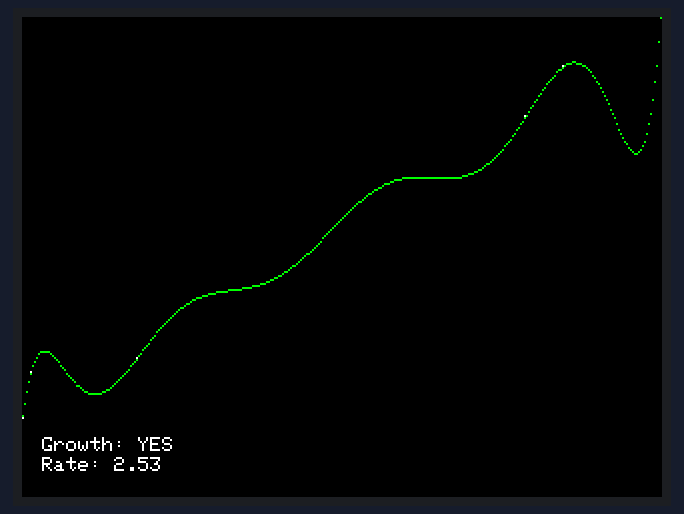
The sketch below on a simulated ESP32. On the bench: 320×240 colour display. Random numbers use the default seed unless the sketch sets one; what the sketch prints to the serial monitor is not drawn.

Above: at 2.24 s.
At 5.06 s:
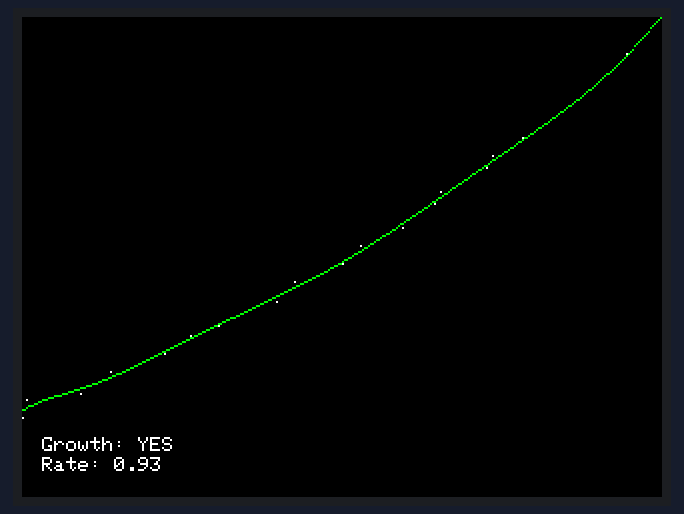
At 7.88 s:
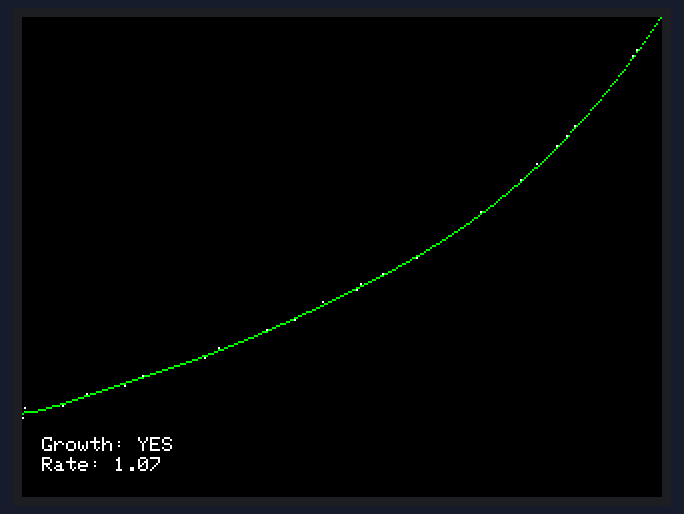
At 13.53 s:
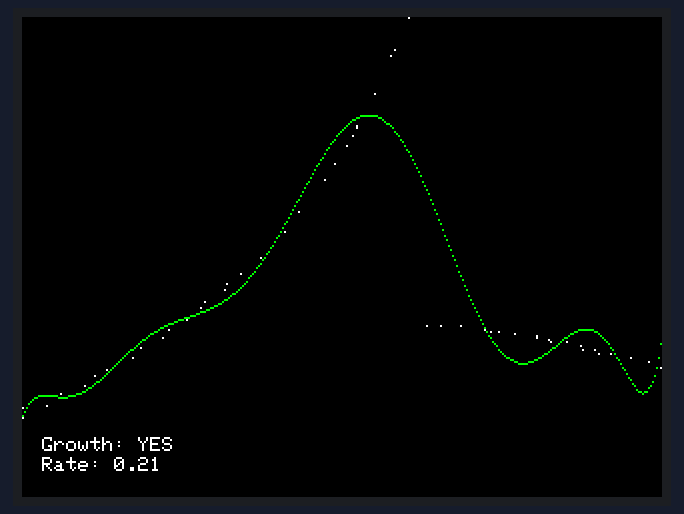
At 23.65 s:
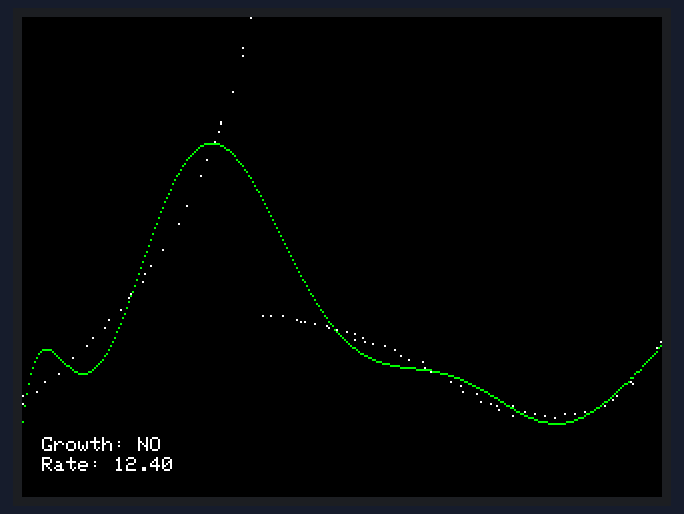
At 33.76 s:
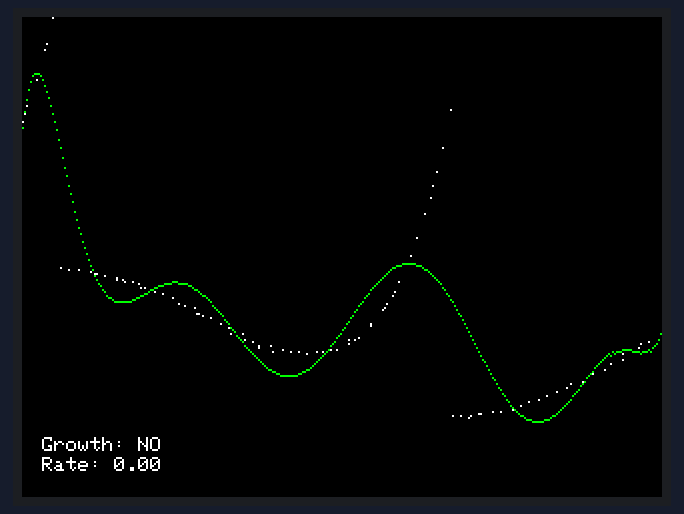

The sketch:

color_simple.ino
```cpp
#include <Arduino.h>
#include <Adafruit_GFX.h>
#include <Adafruit_SSD1306.h>

#include <TFT_eSPI.h>

#include <vector>
#include <numeric>
#include <cmath>

#define OLED_SCREEN_WIDTH 128
#define OLED_SCREEN_HEIGHT 64
//#define OLED_RESET -1
#define OLED_SCREEN_ADDRESS 0x3C

  constexpr uint8_t OLED_DC = 16 ;
//#define OLED_DC     16
  constexpr uint8_t OLED_CS = 5 ;
//#define OLED_CS     5
  constexpr uint8_t OLED_RESET = 17;
//#define OLED_RESET  17
  constexpr uint32_t OLED_BITRATE = 80000000 ;

#define TFT_SCREEN_WIDTH 320
#define TFT_SCREEN_HEIGHT 240

#define MAX_DATASET_WINDOW 100
#define GROWTH_EST_BACKWARD_TIME_WINDOW 5.0 // seconds
#define GROWTH_EST_FORWARD_TIME_WINDOW  2.0 // seconds


class AdvancedPolynomialFitter {
public:
    // Optimization methods enum
    enum OptimizationMethod {
        GRADIENT_DESCENT,
        LEVENBERG_MARQUARDT,
        NELDER_MEAD,
    };

    // calculate using Welford's method
    double calculateMSE(const std::vector<float>& coeffs,
                   const std::vector<float>& x,
                   const std::vector<float>& y) {
    double meanSquaredError = 0.0;
    double mean = 0.0;
    double M2 = 0.0;

    for (size_t i = 0; i < x.size(); ++i) {
        float prediction = 0.0;
        for (size_t j = 0; j < coeffs.size(); ++j) {
            prediction += coeffs[j] * pow(x[i], j);
        }
        float error = prediction - y[i];
        double squaredError = error * error;
        double delta = squaredError - mean;
        mean += delta / (i + 1);
        M2 += delta * (squaredError - mean);
    }

    meanSquaredError = mean;
    //Serial.println(meanSquaredError);
    return meanSquaredError;
}


    // Fit a polynomial to the data using the normal equation
    std::vector<float> fitPolynomial(const std::vector<float>& x, const std::vector<float>& y, int degree,
    OptimizationMethod method = GRADIENT_DESCENT) {
        if (x.size() != y.size() || x.empty() || degree < 1) {
            return {};  // Invalid input
        }

       // Normalize x and y
        std::vector<float> x_norm = x;
        double x_min = *std::min_element(x.begin(), x.end());
        Serial.print("xmin:");
        Serial.print(x_min);
        double x_max = *std::max_element(x.begin(), x.end());
        Serial.print(" xmax:");
        Serial.println(x_max);

       // double y_max = *std::max_element(y.begin(), y.end());
        std::transform(x.begin(), x.end(), x_norm.begin(), [x_min](double val) { return val - x_min; });
        //std::transform(y.begin(), y.end(), y_norm.begin(), [y_max](double val) { return val / y_max; });
        Serial.println(x_norm[0]);
        Serial.println(x_norm[x_norm.size()-1]);

        size_t n = x_norm.size();
        size_t m = degree + 1;

        // Construct the Vandermonde matrix
        std::vector<std::vector<double>> A(n, std::vector<double>(m, 0.0));
        for (size_t i = 0; i < n; ++i) {
            double xi = 1.0;
            for (size_t j = 0; j < m; ++j) {
                A[i][j] = xi;
                xi *= x_norm[i];
            }
        }

        // Construct the normal equation: (A^T * A) * coeffs = A^T * y
        std::vector<std::vector<double>> ATA(m, std::vector<double>(m, 0.0));
        std::vector<double> ATy(m, 0.0);

        for (size_t i = 0; i < n; ++i) {
            for (size_t j = 0; j < m; ++j) {
                ATy[j] += A[i][j] * y[i];
                for (size_t k = 0; k < m; ++k) {
                    ATA[j][k] += A[i][j] * A[i][k];
                }
            }
        }

        // Solve the normal equation using Gaussian elimination
        std::vector<double> coeffs = solveLinearSystem(ATA, ATy);

        // Convert coefficients to float
        std::vector<float> result(coeffs.begin(), coeffs.end());
        return result;
    }

private:
    // Solve a linear system using Gaussian elimination
    std::vector<double> solveLinearSystem(std::vector<std::vector<double>>& A, std::vector<double>& b) {
        size_t n = A.size();

        // Forward elimination
        for (size_t k = 0; k < n; ++k) {
            // Pivot for numerical stability
            for (size_t i = k + 1; i < n; ++i) {
                if (fabs(A[i][k]) > fabs(A[k][k])) {
                    std::swap(A[k], A[i]);
                    std::swap(b[k], b[i]);
                }
            }

            for (size_t i = k + 1; i < n; ++i) {
                double factor = A[i][k] / A[k][k];
                for (size_t j = k; j < n; ++j) {
                    A[i][j] -= factor * A[k][j];
                }
                b[i] -= factor * b[k];
            }
        }

        // Back substitution
        std::vector<double> x(n, 0.0);
        for (int i = n - 1; i >= 0; --i) {
            x[i] = b[i];
            for (size_t j = i + 1; j < n; ++j) {
                x[i] -= A[i][j] * x[j];
            }
            x[i] /= A[i][i];
        }

        return x;
    }
};
//------------------- graphics

class AdvancedTFTVisualizer {
//  #include <TFT_eSPI.h>
private:
    TFT_eSPI display;

    float mapFloat(float x, float in_min, float in_max, float out_min, float out_max) {
        return (x - in_min) * (out_max - out_min) / (in_max - in_min) + out_min;
    }

public:
    AdvancedTFTVisualizer() : display(TFT_eSPI()) {}

    void begin() {
        display.init();
        display.setRotation(1);  // Landscape mode
        display.fillScreen(TFT_BLACK);
    }

    void visualizeGrowthAnalysis(const std::vector<float>& xData,
                                 const std::vector<float>& yData,
                                 const std::vector<float>& coeffs,
                                 bool growthDetected,
                                 float growthRate) {
        display.fillScreen(TFT_BLACK);

        float xMin = *std::min_element(xData.begin(), xData.end());
        float xMax = *std::max_element(xData.begin(), xData.end());
        float yMin = *std::min_element(yData.begin(), yData.end());
        float yMax = *std::max_element(yData.begin(), yData.end());

        for (size_t i = 0; i < xData.size(); ++i) {
            int x = mapFloat(xData[i], xMin, xMax, 0, TFT_SCREEN_WIDTH - 1);
            int y = mapFloat(yData[i], yMin, yMax, TFT_SCREEN_HEIGHT - 40, 0);
            display.drawPixel(x, y, TFT_WHITE);
        }

        for (int x = 0; x < TFT_SCREEN_WIDTH; ++x) {
            float dataX = mapFloat(x, 0, TFT_SCREEN_WIDTH - 1, xMin, xMax);

            float yFitted = 0.0;
            for (size_t j = 0; j < coeffs.size(); ++j) {
                yFitted += coeffs[j] * pow(dataX - xMin, j);
            }

            int y = mapFloat(yFitted, yMin, yMax, TFT_SCREEN_HEIGHT - 40, 0);
            display.drawPixel(x, y, TFT_GREEN);
        }

        display.setCursor(10, TFT_SCREEN_HEIGHT - 30);
        display.setTextColor(TFT_WHITE);
        display.printf("Growth: %s", growthDetected ? "YES" : "NO");
        display.setCursor(10, TFT_SCREEN_HEIGHT - 20);
        display.printf("Rate: %.2f", growthRate);
        //display.display();
    }
};


//----OLED

class AdvancedOLEDVisualizer {
private:
    Adafruit_SSD1306 display;

    // Improved mapping with float precision
    float mapFloat(float x, float in_min, float in_max, float out_min, float out_max) {
        return (x - in_min) * (out_max - out_min) / (in_max - in_min) + out_min;
    }

    // Compute polynomial derivative
    std::vector<float> computeDerivative(const std::vector<float>& coeffs) {
        std::vector<float> derivative(coeffs.size() - 1, 0.0);
        for (size_t i = 1; i < coeffs.size(); ++i) {
            derivative.push_back(i * coeffs[i]);
        }
        return derivative;
    }

public:
//    AdvancedOLEDVisualizer() : display(SCREEN_WIDTH, SCREEN_HEIGHT, &Wire, OLED_RESET) {}
      AdvancedOLEDVisualizer() : display(OLED_SCREEN_WIDTH, OLED_SCREEN_HEIGHT, &SPI, OLED_DC, OLED_RESET, OLED_CS, OLED_BITRATE) {}

    void begin() {
        Wire.begin();
        if(!display.begin(SSD1306_SWITCHCAPVCC, OLED_SCREEN_ADDRESS)) {
            Serial.println(F("SSD1306 allocation failed"));
            for(;;);
        }
        display.clearDisplay();
        display.setTextSize(1);
        display.setTextColor(SSD1306_WHITE);
    }


    void visualizeGrowthAnalysis(
        const std::vector<float>& xData,
        const std::vector<float>& yData,
        const std::vector<float>& coeffs,
        bool growthDetected,
        float growthRate
    ) {
        display.clearDisplay();

        // Find data ranges
        float xMin = *std::min_element(xData.begin(), xData.end());
        float xMax = *std::max_element(xData.begin(), xData.end());
        float yMin = *std::min_element(yData.begin(), yData.end());
        float yMax = *std::max_element(yData.begin(), yData.end());

        // Compute derivative
        //std::vector<float> derivative = computeDerivative(coeffs);

        // Split screen into three regions
        int dataPlotHeight = 40;  // Main data plot
        int bottomInfoHeight = 24;  // Bottom info area

        // Plot original data points
        for (size_t i = 0; i < xData.size(); ++i) {
            int x = mapFloat(xData[i], xMin, xMax, 0, OLED_SCREEN_WIDTH-1);
            int y = mapFloat(yData[i], yMin, yMax, dataPlotHeight-1, 0);
            display.drawPixel(x, y, SSD1306_WHITE);
        }

        // Plot fitted polynomial curve
        for (int x = 0; x < OLED_SCREEN_WIDTH; ++x) {
            float dataX = mapFloat(x, 0, OLED_SCREEN_WIDTH-1, xMin, xMax);

            // Evaluate polynomial
            float yFitted = 0.0;
            for (size_t j = 0; j < coeffs.size(); ++j) {
                yFitted += coeffs[j] * pow(dataX-xMin, j);
            }

            // Map fitted y to screen
            int y = mapFloat(yFitted, yMin, yMax, dataPlotHeight-1, 0);
            display.drawPixel(x, y, SSD1306_WHITE);
        }

        // Bottom info area
        //display.drawFastHLine(0, dataPlotHeight, SCREEN_WIDTH, SSD1306_WHITE);

        // Compact info display
        display.setCursor(0, dataPlotHeight + 2);
        display.print(growthDetected ? "GROWTH:" : "NO GROWTH");
        display.print(" R:");
        display.print(growthRate, 2);

        // Degree and visualization indicator
        display.setCursor(0, dataPlotHeight + 12);
        display.print("Deg:");
        display.print(coeffs.size()-1);
        display.print(" Pts:");
        display.print(xData.size());
        display.display();
    }

    void displayErrorState(const String& errorMsg) {
        display.clearDisplay();
        display.setCursor(0,0);
        display.println("ERROR:");
        display.println(errorMsg);
        display.display();
    }
};

// Example usage in ESP32 context
class ExponentialGrowthDetector {
private:
    AdvancedPolynomialFitter polynomialFitter;
    std::vector<float> timestamps;
    std::vector<float> values;
//    AdvancedOLEDVisualizer oledViz;
    AdvancedTFTVisualizer  tftViz;   // so two can be used at the same time

public:
    void begin() {
//        oledViz.begin();
        tftViz.begin();

    }

    void addDataPoint(float timestamp, float value) {
        timestamps.push_back(timestamp);
        values.push_back(value);

        // Limit dataset size
        if (timestamps.size() > MAX_DATASET_WINDOW) {
            timestamps.erase(timestamps.begin());
            values.erase(values.begin());
        }
    }


float computeGrowthRate(const std::vector<float>& coeffs,
                        const std::vector<float>& xData,
                        float backwardTimeWindow,
                        float forwardTimeWindow) {
    if (xData.size() < 2 || coeffs.empty()) return 0.0;

    // Determine the time range for the backward window
    float latestTime = xData.back();
    float startTime = latestTime - backwardTimeWindow;

    // Find indices within the backward window
    auto startIt = std::lower_bound(xData.begin(), xData.end(), startTime);
    size_t startIndex = std::distance(xData.begin(), startIt);

    if (startIndex >= xData.size() - 1) return 0.0;

    // Calculate average growth rate over the backward time window
    float firstValue = 0.0, lastValue = 0.0;
    for (size_t j = 0; j < coeffs.size(); ++j) {
        firstValue += coeffs[j] * pow(xData[startIndex], j);
        lastValue += coeffs[j] * pow(xData.back(), j);
    }

    if (firstValue <= 0) return 0.0;  // Avoid division by zero or invalid growth rate

    float growthRate = (lastValue - firstValue) / firstValue;

    // Predict future value for the forward time window
    float futureTime = latestTime + forwardTimeWindow;
    float predictedValue = 0.0;
    for (size_t j = 0; j < coeffs.size(); ++j) {
        predictedValue += coeffs[j] * pow(futureTime, j);
    }

    Serial.print("Growth Rate: ");
    Serial.println(growthRate, 4);
    Serial.print("Predicted Value (");
    Serial.print(forwardTimeWindow);
    Serial.print(" units forward): ");
    Serial.println(predictedValue, 4);

    return growthRate;
}

    bool detectExponentialGrowth() {
        if (timestamps.size() < 10) return false;

        // Try different polynomial degrees and optimization methods
//        std::vector<int> degrees = {3, 4, 5, 6, 7};
        //std::vector<uint8_t> degrees = {1,2,3,4,5,6,7};
        std::vector<uint8_t> degrees = {9};

        float bestGrowthRate = 0.0;
        bool growthDetected = false;
        std::vector<float> newCoeffs;
        std::vector<float> lastCoeffs;
        std::vector<float> bestCoeffs;

        std::vector<AdvancedPolynomialFitter::OptimizationMethod> methods = {
            AdvancedPolynomialFitter::GRADIENT_DESCENT,
            //AdvancedPolynomialFitter::LEVENBERG_MARQUARDT,
            //AdvancedPolynomialFitter::NELDER_MEAD,
        };

       // Normalize timestamps
        std::vector<float> timestamps_norm = timestamps;
        double timestamps_min = *std::min_element(timestamps.begin(), timestamps.end());
   //     Serial.print("timestamps:");
   //     Serial.print(timestamps_min);
        double timestamps_max = *std::max_element(timestamps.begin(), timestamps.end());
   //     Serial.print(" timestamps:");
   //     Serial.println(timestamps_max);

       // double y_max = *std::max_element(y.begin(), y.end());
        std::transform(timestamps.begin(), timestamps.end(), timestamps_norm.begin(), [timestamps_min](double val) { return val - timestamps_min; });
        //std::transform(y.begin(), y.end(), y_norm.begin(), [y_max](double val) { return val / y_max; });
//        Serial.println(timestamps_norm[0]);
//        Serial.println(timestamps_norm[timestamps_norm.size()-1]);

        for (uint8_t degree : degrees) {
            for (auto method : methods) {
//                std::vector<float> coeffs = polynomialFitter.fitPolynomial(
                  newCoeffs = polynomialFitter.fitPolynomial(
                    timestamps, values, degree, method
                );
                bestCoeffs = newCoeffs; // ensure there is some fit in coeffs sent to visualizer

                // Compute growth rate over backward time window and predict future
            float backwardTimeWindow = GROWTH_EST_BACKWARD_TIME_WINDOW;  // Example: 5 units
            float forwardTimeWindow = GROWTH_EST_FORWARD_TIME_WINDOW;    // Example: 2 units
            float growthRate = computeGrowthRate(newCoeffs, timestamps_norm, backwardTimeWindow, forwardTimeWindow);
               bestGrowthRate = growthRate;
                // Sophisticated growth detection criteria
            if (growthRate > 0.2 && growthRate < 10.0) {
                growthDetected = true;
               if (growthRate > bestGrowthRate) {
                    bestGrowthRate = growthRate;
//                    bestCoeffs = coeffs;
                }
            } else {
              growthDetected = false;
            }
               // choose polynomial with best fit.


                // Potential growth detection logic
               // if (prediction > values.back() * 1.5 && errorBound < 0.1) {
                    //return true;
                //}
            }

            // choose polynomial with best fit.


        }
        // Visualize results
        //oledViz.visualizeGrowthAnalysis(timestamps, values, bestCoeffs, growthDetected, bestGrowthRate);
        tftViz.visualizeGrowthAnalysis(timestamps, values, bestCoeffs, growthDetected, bestGrowthRate);

        return growthDetected;
    }
};

   ExponentialGrowthDetector growthDetector;

void setup() {
    Serial.begin(115200);
    // Initialize growth detector and OLED
    growthDetector.begin();
}

float exp_step = 0 ;
float value = 0 ;
void loop() {
    // Simulate exponential-like data collection
    static float time = 0;

    // Simulated exponential growth with noise
   // float value = 1 * sin(0.2*time)*exp(0.1 *time)) + random(-80, 80) / 10.0;

    float time_delta = random(0,+1000)/1000.0;
    float ride = 1*sin(0.2*time) ;

    if (ride >0) {exp_step += time_delta;
    } else { exp_step = 0 ;}

    value = 60* sin(0.1*time)+10*exp(exp_step*0.2)+ random(-80, 80) / 100.0;
    time += time_delta;
    growthDetector.addDataPoint(time, value);
    // Detect growth and visualize
    growthDetector.detectExponentialGrowth();

    delay(200);
}
```
